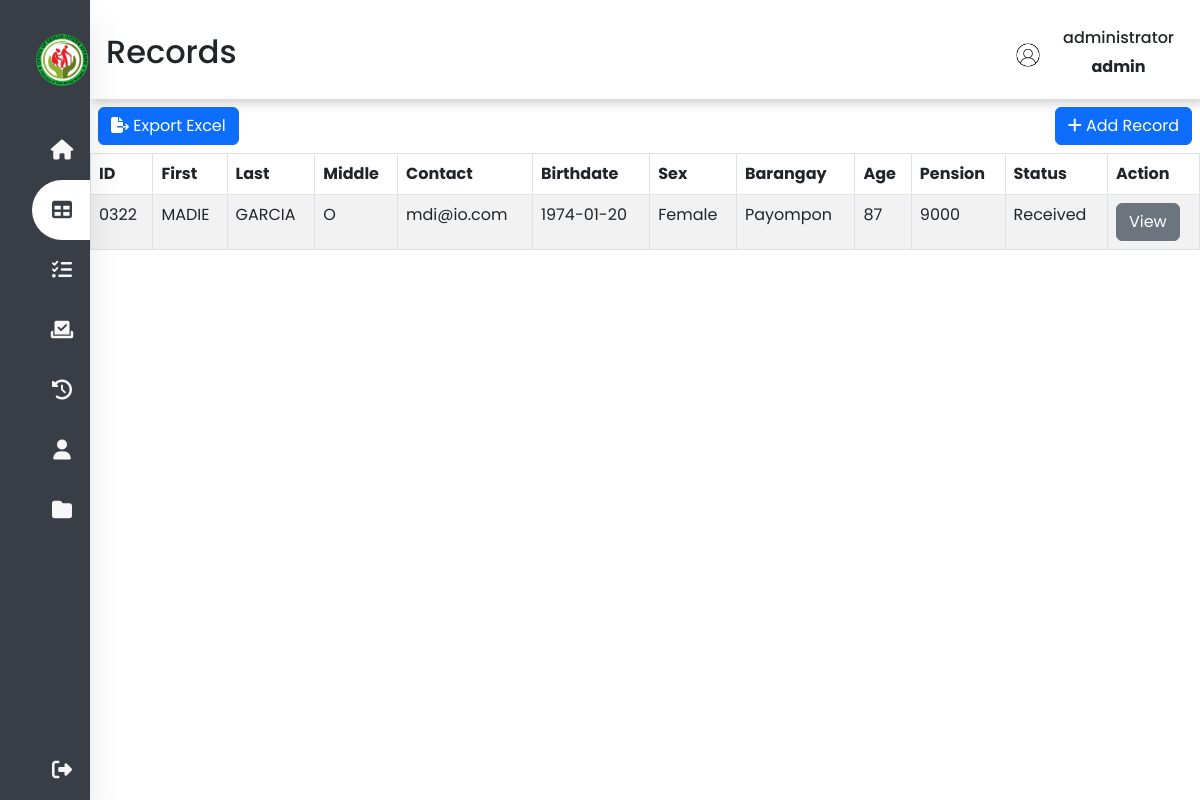
The page /records.php (signed in) on the database as committed earlier.
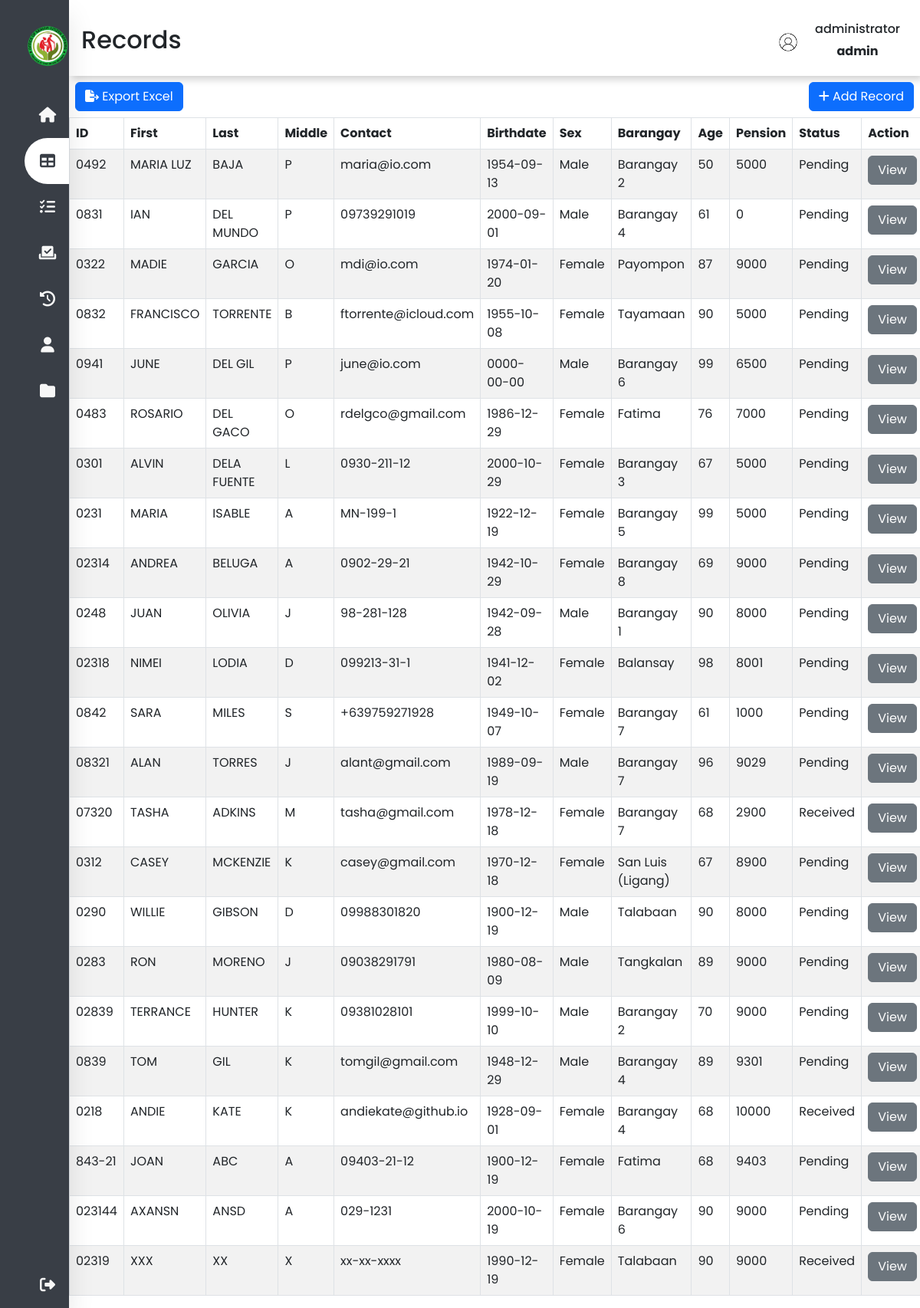
The same page on the database as committed later.
### tables this page shows
CREATE TABLE `tbl_records` (
  `id` int(11) NOT NULL,
  `fx_id` varchar(50) NOT NULL,
  `fx_firstname` varchar(50) NOT NULL,
  `fx_lastname` varchar(50) NOT NULL,
  `fx_middlename` varchar(50) NOT NULL,
  `fx_contact` varchar(150) NOT NULL,
  `fd_birthdate` date NOT NULL,
  `fx_gender` varchar(50) NOT NULL,
  `fx_barangay` varchar(150) NOT NULL,
  `fn_age` int(3) NOT NULL,
  `fn_pension` bigint(50) NOT NULL,
  `fn_status` varchar(50) NOT NULL,
  `life_status` varchar(150) NOT NULL
);

### records.php (the view, shortened to what the changed rows need)
<?php
include('conn/connection.php');
$brgy = array("Barangay 1", "Barangay 2", "Barangay 3", "Barangay 4", "Barangay 5", "Barangay 6", "Barangay 7", "Barangay 8", "Balansay"
,"Fatima", "Payompon", "San Luis (Ligang)", "Talabaan", "Tangkalan", "Tayamaan");
if($_SESSION['fx_street'] == $brgy[0]){
    $records = $conn->query("SELECT * FROM tbl_records WHERE fx_barangay = '$brgy[0]'");
}elseif($_SESSION['fx_street'] == $brgy[1]){
    $records = $conn->query("SELECT * FROM tbl_records WHERE fx_barangay = '$brgy[1]'");
}elseif($_SESSION['fx_street'] == $brgy[2]){
    $records = $conn->query("SELECT * FROM tbl_records WHERE fx_barangay = '$brgy[2]'");
}elseif($_SESSION['fx_street'] == $brgy[3]){
    $records = $conn->query("SELECT * FROM tbl_records WHERE fx_barangay = '$brgy[3]'");
}elseif($_SESSION['fx_street'] == $brgy[4]){
    $records = $conn->query("SELECT * FROM tbl_records WHERE fx_barangay = '$brgy[4]'");
}elseif($_SESSION['fx_street'] == $brgy[5]){
    $records = $conn->query("SELECT * FROM tbl_records WHERE fx_barangay = '$brgy[5]'");
}elseif($_SESSION['fx_street'] == $brgy[6]){
    $records = $conn->query("SELECT * FROM tbl_records WHERE fx_barangay = '$brgy[6]'");
}elseif($_SESSION['fx_street'] == $brgy[7]){
    $records = $conn->query("SELECT * FROM tbl_records WHERE fx_barangay = '$brgy[7]'");
}elseif($_SESSION['fx_street'] == $brgy[8]){
    $records = $conn->query("SELECT * FROM tbl_records WHERE fx_barangay = '$brgy[8]'");
}elseif($_SESSION['fx_street'] == $brgy[9]){
    $records = $conn->query("SELECT * FROM tbl_records WHERE fx_barangay = '$brgy[9]'");
}elseif($_SESSION['fx_street'] == $brgy[10]){
    $records = $conn->query("SELECT * FROM tbl_records WHERE fx_barangay = '$brgy[10]'");
}elseif($_SESSION['fx_street'] == $brgy[11]){
    $records = $conn->query("SELECT * FROM tbl_records WHERE fx_barangay = '$brgy[11]'");
}elseif($_SESSION['fx_street'] == $brgy[12]){
    $records = $conn->query("SELECT * FROM tbl_records WHERE fx_barangay = '$brgy[12]'");
}elseif($_SESSION['fx_street'] == $brgy[13]){
    $records = $conn->query("SELECT * FROM tbl_records WHERE fx_barangay = '$brgy[13]'");
}elseif($_SESSION['fx_street'] == $brgy[14]){
    $records = $conn->query("SELECT * FROM tbl_records WHERE fx_barangay = '$brgy[14]'");
}else{
$records = $conn->query("SELECT * FROM tbl_records");
}
if (isset($_SESSION['user_id']) && isset($_SESSION['user_name'])) {
?>
<!DOCTYPE html>
<html lang="en">
<head>
    <link rel="stylesheet" href="https://cdnjs.cloudflare.com/ajax/libs/font-awesome/6.2.0/css/all.min.css">
    <link rel="stylesheet" href="css/bootstrap.min.css">
    <link rel="stylesheet" type="text/css" href="css/dataTables.bootstrap5.min.css">
    <link rel="stylesheet" type="text/css" href="css/g_style.css">
    <link rel="stylesheet" type="text/css" href="css/records_style.css">
</head>
<body>
    <div class="main-content">
        <header>
            <div class="header-title">
                <h2>
                    <label for="">
                        Records
                </h2>
            </div>
        </header>
        <div class="table-div t-1" id="container">
            <table id="datatable" class="table table-striped table-bordered">
                <thead>
                    <tr>
                        <th scope="col">ID</th>
                        <th scope="col">First</th>
                        <th scope="col">Last</th>
                        <th scope="col" class="d-none d-sm-table-cell">Middle</th>
                        <th scope="col" class="d-none d-sm-table-cell">Contact</th>
                        <th scope="col" class="d-none d-sm-table-cell">Birthdate</th>
                        <th scope="col" class="d-none d-sm-table-cell">Sex</th>
                        <th scope="col" class="d-none d-sm-table-cell">Barangay</th>
                        <th scope="col" class="d-none d-sm-table-cell">Age</th>
                        <th scope="col" class="d-none d-sm-table-cell">Pension</th>
                        <th scope="col" class="d-none d-sm-table-cell">Status</th>
                        <th scope="col" class="noExl">Action</th>
                    </tr>
                </thead>
                <tbody>
                    <?php foreach($records as $row) :  ?>
                    <tr>
                        <td id="sid"> <?php echo $row['fx_id']; ?> </td>
                        <td> <?php echo $row['fx_firstname']; ?> </td>
                        <td> <?php echo $row['fx_lastname']; ?> </td>
                        <td class="d-none d-sm-table-cell"> <?php echo $row['fx_middlename']; ?> </td>
                        <td class="d-none d-sm-table-cell"> <?php echo $row['fx_contact']; ?> </td>
                        <td class="d-none d-sm-table-cell"> <?php echo $row['fd_birthdate']; ?> </td>
                        <td class="d-none d-sm-table-cell"> <?php echo $row['fx_gender']; ?> </td>
                        <td class="d-none d-sm-table-cell"> <?php echo $row['fx_barangay']; ?> </td>
                        <td class="d-none d-sm-table-cell"> <?php echo $row['fn_age']; ?> </td>
                        <td class="d-none d-sm-table-cell"> <?php echo $row['fn_pension']; ?> </td>
                        <td class="d-none d-sm-table-cell"> <?php echo $row['fn_status']; ?> </td>
                        <td> <button id='<?php echo $row['fx_id']; ?>' class="view btn btn-secondary noExl"
                                style="width: auto;">View</button></td>
                    </tr>
                    <?php endforeach; ?>
                </tbody>
            </table>
        </div>
</body>
</html>
<?php
}else{
    header("Location: index");
    exit();
}
?>

Rows that differ between the two databases and show on the page:
now on this page (row edited): tbl_records: fx "0492", fx_firstname "MARIA LUZ", fx_lastname "BAJA", fx_middlename "P", fx_contact "maria@io.com", fd_birthdate "1954-09-13", fx_gender "Male", fx_barangay "Barangay 2", fn_age "50", fn_pension "5000", fn_status "Pending"
now on this page (row edited): tbl_records: fx "0831", fx_firstname "IAN", fx_lastname "DEL MUNDO", fx_middlename "P", fx_contact "09739291019", fd_birthdate "2000-09-01", fx_gender "Male", fx_barangay "Barangay 4", fn_age "61", fn_pension "0", fn_status "Pending"
changed tbl_records "MADIE": fn_status "Received" → "Pending"
now on this page (row edited): tbl_records: fx "0832", fx_firstname "FRANCISCO", fx_lastname "TORRENTE", fx_middlename "B", fx_contact "ftorrente@icloud.com", fd_birthdate "1955-10-08", fx_gender "Female", fx_barangay "Tayamaan", fn_age "90", fn_pension "5000", fn_status "Pending"
now on this page (row edited): tbl_records: fx "0941", fx_firstname "JUNE", fx_lastname "DEL GIL", fx_middlename "P", fx_contact "june@io.com", fd_birthdate "0000-00-00", fx_gender "Male", fx_barangay "Barangay 6", fn_age "99", fn_pension "6500", fn_status "Pending"
now on this page (row edited): tbl_records: fx "0483", fx_firstname "ROSARIO", fx_lastname "DEL GACO", fx_middlename "O", fx_contact "rdelgco@gmail.com", fd_birthdate "1986-12-29", fx_gender "Female", fx_barangay "Fatima", fn_age "76", fn_pension "7000", fn_status "Pending"
now on this page (row edited): tbl_records: fx "0301", fx_firstname "ALVIN", fx_lastname "DELA FUENTE", fx_middlename "L", fx_contact "0930-211-12", fd_birthdate "2000-10-29", fx_gender "Female", fx_barangay "Barangay 3", fn_age "67", fn_pension "5000", fn_status "Pending"
now on this page (row edited): tbl_records: fx "0231", fx_firstname "MARIA", fx_lastname "ISABLE", fx_middlename "A", fx_contact "MN-199-1", fd_birthdate "1922-12-19", fx_gender "Female", fx_barangay "Barangay 5", fn_age "99", fn_pension "5000", fn_status "Pending"
now on this page (row edited): tbl_records: fx "02314", fx_firstname "ANDREA", fx_lastname "BELUGA", fx_middlename "A", fx_contact "0902-29-21", fd_birthdate "1942-10-29", fx_gender "Female", fx_barangay "Barangay 8", fn_age "69", fn_pension "9000", fn_status "Pending"
now on this page (row edited): tbl_records: fx "0248", fx_firstname "JUAN", fx_lastname "OLIVIA", fx_middlename "J", fx_contact "98-281-128", fd_birthdate "1942-09-28", fx_gender "Male", fx_barangay "Barangay 1", fn_age "90", fn_pension "8000", fn_status "Pending"
now on this page (row edited): tbl_records: fx "02318", fx_firstname "NIMEI", fx_lastname "LODIA", fx_middlename "D", fx_contact "099213-31-1", fd_birthdate "1941-12-02", fx_gender "Female", fx_barangay "Balansay", fn_age "98", fn_pension "8001", fn_status "Pending"
now on this page (row edited): tbl_records: fx "0842", fx_firstname "SARA", fx_lastname "MILES", fx_middlename "S", fx_contact "+639759271928", fd_birthdate "1949-10-07", fx_gender "Female", fx_barangay "Barangay 7", fn_age "61", fn_pension "1000", fn_status "Pending"
now on this page (row edited): tbl_records: fx "08321", fx_firstname "ALAN", fx_lastname "TORRES", fx_middlename "J", fx_contact "alant@gmail.com", fd_birthdate "1989-09-19", fx_gender "Male", fx_barangay "Barangay 7", fn_age "96", fn_pension "9029", fn_status "Pending"
now on this page (row edited): tbl_records: fx "07320", fx_firstname "TASHA", fx_lastname "ADKINS", fx_middlename "M", fx_contact "tasha@gmail.com", fd_birthdate "1978-12-18", fx_gender "Female", fx_barangay "Barangay 7", fn_age "68", fn_pension "2900", fn_status "Received"
now on this page (row edited): tbl_records: fx "0312", fx_firstname "CASEY", fx_lastname "MCKENZIE", fx_middlename "K", fx_contact "casey@gmail.com", fd_birthdate "1970-12-18", fx_gender "Female", fx_barangay "San Luis (Ligang)", fn_age "67", fn_pension "8900", fn_status "Pending"
now on this page (row edited): tbl_records: fx "0290", fx_firstname "WILLIE", fx_lastname "GIBSON", fx_middlename "D", fx_contact "09988301820", fd_birthdate "1900-12-19", fx_gender "Male", fx_barangay "Talabaan", fn_age "90", fn_pension "8000", fn_status "Pending"
now on this page (row edited): tbl_records: fx "0283", fx_firstname "RON", fx_lastname "MORENO", fx_middlename "J", fx_contact "09038291791", fd_birthdate "1980-08-09", fx_gender "Male", fx_barangay "Tangkalan", fn_age "89", fn_pension "9000", fn_status "Pending"
now on this page (row edited): tbl_records: fx "02839", fx_firstname "TERRANCE", fx_lastname "HUNTER", fx_middlename "K", fx_contact "09381028101", fd_birthdate "1999-10-10", fx_gender "Male", fx_barangay "Barangay 2", fn_age "70", fn_pension "9000", fn_status "Pending"
now on this page (row edited): tbl_records: fx "0839", fx_firstname "TOM", fx_lastname "GIL", fx_middlename "K", fx_contact "tomgil@gmail.com", fd_birthdate "1948-12-29", fx_gender "Male", fx_barangay "Barangay 4", fn_age "89", fn_pension "9301", fn_status "Pending"
now on this page (row edited): tbl_records: fx "0218", fx_firstname "ANDIE", fx_lastname "KATE", fx_middlename "K", fx_contact "andiekate@github.io", fd_birthdate "1928-09-01", fx_gender "Female", fx_barangay "Barangay 4", fn_age "68", fn_pension "10000", fn_status "Received"
now on this page (row edited): tbl_records: fx "843-21", fx_firstname "JOAN", fx_lastname "ABC", fx_middlename "A", fx_contact "09403-21-12", fd_birthdate "1900-12-19", fx_gender "Female", fx_barangay "Fatima", fn_age "68", fn_pension "9403", fn_status "Pending"
now on this page (row edited): tbl_records: fx "023144", fx_firstname "AXANSN", fx_lastname "ANSD", fx_middlename "A", fx_contact "029-1231", fd_birthdate "2000-10-19", fx_gender "Female", fx_barangay "Barangay 6", fn_age "90", fn_pension "9000", fn_status "Pending"
now on this page (row edited): tbl_records: fx "02319", fx_firstname "XXX", fx_lastname "XX", fx_middlename "X", fx_contact "xx-xx-xxxx", fd_birthdate "1990-12-19", fx_gender "Female", fx_barangay "Talabaan", fn_age "90", fn_pension "9000", fn_status "Received"
